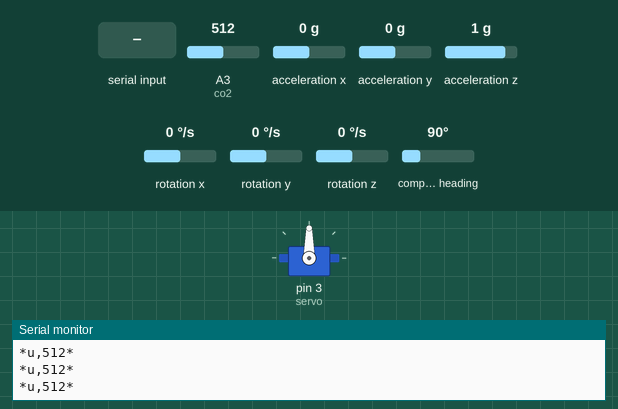
A sketch run on a simulated Arduino Uno, built with avr-gcc and run on an emulated ATmega328P. Parts: servo, the last lines printed to the serial monitor. Inputs (shaded band) come from the test bench; at power-on: compass heading 90°, A3 (co2) = 512, acceleration x 0 g, acceleration y 0 g, acceleration z 1 g, rotation x 0 °/s, rotation y 0 °/s, rotation z 0 °/s.

Above: at 1.2 s.
1.3 s: compass heading set to 130°
4.3 s: compass heading set to 139°
6.2 s: "1" received over Serial
At 7.2 s:
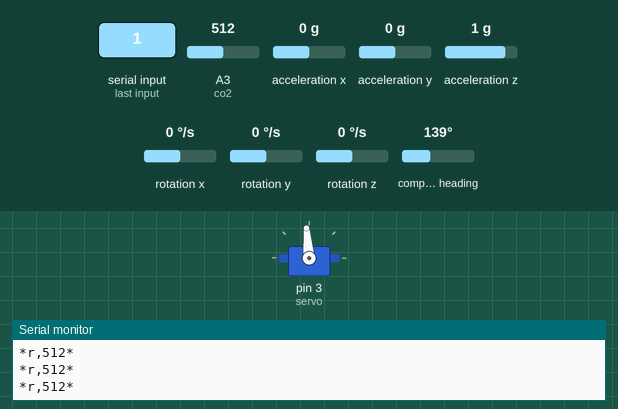
9.2 s: "1" received over Serial
At 10.4 s:
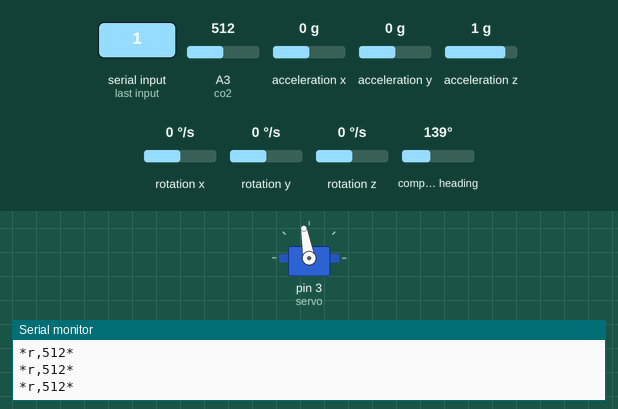
10.7 s: "2" received over Serial
At 11.9 s:
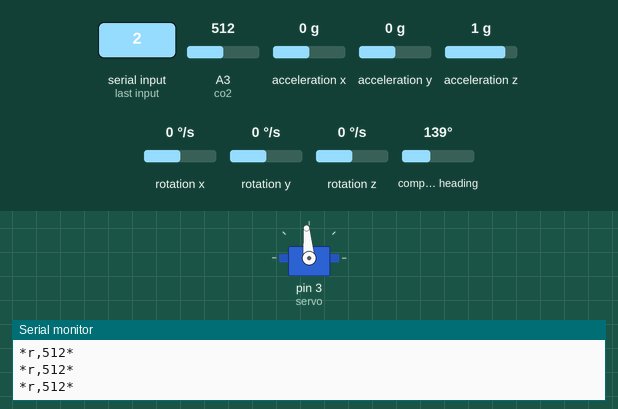
Timing chart, 0 to 13.2 s (numbered marks = the images above; inputs shaded):
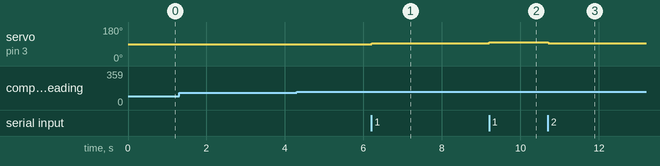

The sketch:

Palanca_Rover_To.ino
```cpp
#include <Servo.h>
#include <Wire.h>
#include <LSM303.h>

Servo servo;
LSM303 compass;
int co2 = A3;
int angle = 90;
char isOn = '0';
int lectAngle;
int initAngle;
int balanceAngle;
int selection;
int toxicity = 0;
int isAngleInit = false;
int actualAngle;
int unitCircle[360];
char selectorChar = 'u';

void setup() {
  pinMode(co2, INPUT);
  Serial.begin(9600);
  Wire.begin();
  compass.init();
  compass.enableDefault();
  compass.m_min = (LSM303::vector<int16_t>){-2000, -1870, -2366};
  compass.m_max = (LSM303::vector<int16_t>){+5221, +2410, +1372};
  servo.attach(3);

  for(int i=0; i<360; i++){//until 359
    unitCircle[i] = i;
    }
}


void loop() {
int toxicity = analogRead(co2);
compass.read();
float heading = compass.heading();

lectAngle = heading;

/*
for(int i=0; i<30; i++){
  lectAngle = map(compass.a.x, -16200, 16200, 0, 360);
  }
  lectAngle/=30;//30 lectures average
*/

if(!isAngleInit){
  initAngle = lectAngle;
  isAngleInit = true;
}

actualAngle = lectAngle - initAngle;

/*
 *selector chars
u - up
d - down
r - right
l - left
*/

if((actualAngle>315&&actualAngle<360)||actualAngle<45){
  selectorChar = 'u';
  }
if(actualAngle > 45 && actualAngle < 135){
  selectorChar = 'r';
  }
if(actualAngle > 135 && actualAngle < 225){
  selectorChar = 'd';
  }
if(actualAngle > 225 && actualAngle < 315){
  selectorChar = 'l';
  }


isOn = (char)Serial.read();

if(isOn == '1'){
  angle+=5;
  if(angle>=170) angle = 170;
  //Serial.println(angle);
  }
if(isOn == '0'){
  //Serial.println(angle);
  }

if(isOn == '2'){
  angle-=5;
  if(angle<=20) angle = 20;
  //Serial.println(angle);
  }
  servo.write(angle);
  isOn = '0';
  Serial.print("*");
  Serial.print(selectorChar);
  Serial.print(",");
  Serial.print(toxicity);
  Serial.print("*");
  Serial.println();

}
```

Measured:
- after the input at 6.2 s, servo on pin 3 (servo): 90° → 95° at once
- after the input at 9.2 s, servo on pin 3 (servo): 95° → 100° at once
- after the input at 10.7 s, servo on pin 3 (servo): 100° → 95° at once
